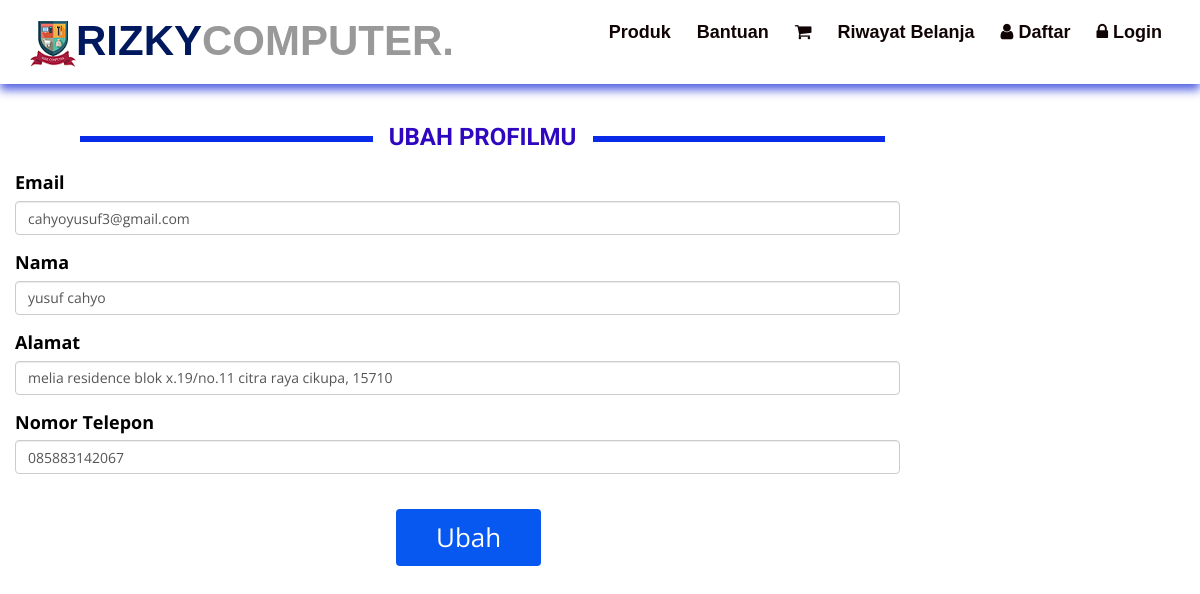
The page /ubahprofil.php?id=1 on the database its author committed.
### tables this page shows
CREATE TABLE `pelanggan` (
  `id_pelanggan` int(11) NOT NULL,
  `email_pelanggan` varchar(100) NOT NULL,
  `password_pelanggan` varchar(8) NOT NULL,
  `nama_pelanggan` varchar(50) NOT NULL,
  `telepon_pelanggan` varchar(13) NOT NULL,
  `alamat_pelanggan` varchar(100) NOT NULL
);

### ubahprofil.php (the view, shortened to what this page needs)
<?php
include 'koneksi.php';
?>
<?php
$id_pelanggan = $_GET["id"];
$ambil=$koneksi->query("SELECT * FROM pelanggan WHERE id_pelanggan='$id_pelanggan'");
$pecah=$ambil->fetch_assoc();
?>
<!DOCTYPE html>
<html lang="en">
<head>
    <link href="css/bootstrap.min.css" rel="stylesheet">
    <link href="css/font-awesome.min.css" rel="stylesheet">
    <link href="css/prettyPhoto.css" rel="stylesheet">
    <link href="css/price-range.css" rel="stylesheet">
    <link href="css/animate.css" rel="stylesheet">
	<link href="css/main.css" rel="stylesheet">
	<link href="css/responsive.css" rel="stylesheet">
</head>
<?php
include 'menu.php';
?>
<br>
<section>
	<div class="col-sm-9 padding-right">
	<div class="features_items">
			<h2 class="title text-center">Ubah Profilmu</h2>
	</div>
	<form method="post" enctype="multipart/form-data">
		<div class="form-group">
			<label> Email</label>
			<input type="text" name="email" class="form-control" value="<?php echo $pecah['email_pelanggan']; ?> ">
		</div>
		<div class="form-group">
			<label> Nama</label>
			<input type="text" name="nama" class="form-control" value="<?php echo $pecah['nama_pelanggan']; ?> ">
		</div>
		<div class="form-group">
			<label> Alamat</label>
			<input type="text" name="alamat" class="form-control" value="<?php echo $pecah['alamat_pelanggan']; ?> ">
		</div>
		<div class="form-group">
			<label> Nomor Telepon</label>
			<input type="text" name="telepon" class="form-control" value="<?php echo $pecah['telepon_pelanggan']; ?> ">
		</div>
		 </div>
		<button class="btn btn-primary" name="ubah">Ubah</button>
	</section><br><br>

### css/main.css (style rules this page uses)
body { font-family: 'Roboto', sans-serif; background: white; position: relative; font-weight:400px; }
h1, h2, h3, h4, h5, h6 { font-family: 'Roboto', sans-serif; }
.left-sidebar h2:after, h2.title:after { content: " "; position: absolute; border: 3px solid #092ae7; bottom:8px; left: 0; width: 100%; z-index: -2; }
h2.title:before { content: " "; position: absolute; background: #fff; bottom: -6px; width: 220px; height: 30px; z-index: -1; left: 50%; margin-left: -110px; }
label { color:black; font-size: 18px; }
.padding-right { padding-right: 0; }
.features_items { margin-left: 50px; }
h2.title { color: #2f07c0; font-family: 'Roboto', sans-serif; font-size: 24px; font-weight: bold; margin: 0 15px; text-transform: uppercase; margin-bottom: 20px; margin-top: 20px; position: relative; }
.btn.btn-primary { font-size: 26px; background:#0658f1; border: 3px none; border-radius: 4px; margin-top: 20px; margin-bottom: 30px; margin-left: 33%; padding-left: 40px; padding-top: 10px; padding-bottom: 10px; padding-right: 40px; }

### css/style.css (style rules this page uses)
body { background: #fff; color: #444; font-family: "Open Sans", sans-serif; }
h1, h2, h3, h4, h5, h6 { font-family: "Montserrat", sans-serif; font-weight: 400; margin: 0 0 20px 0; padding: 0; }

### rows shown on the page
pelanggan: email "cahyoyusuf3@gmail.com", nama "yusuf cahyo", alamat "melia residence blok x.19/no.11 citra raya cikupa, 15710", telepon "085883142067"
